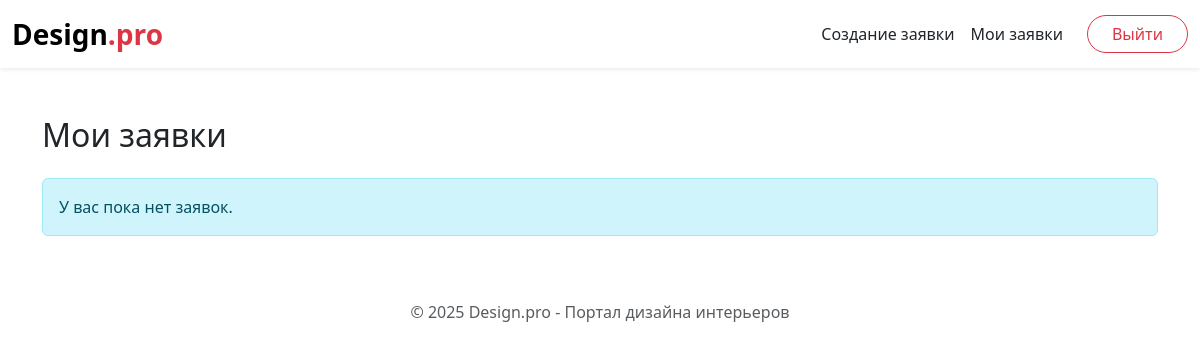
Before: /catalog/user_application/ (signed in) with the older database file.
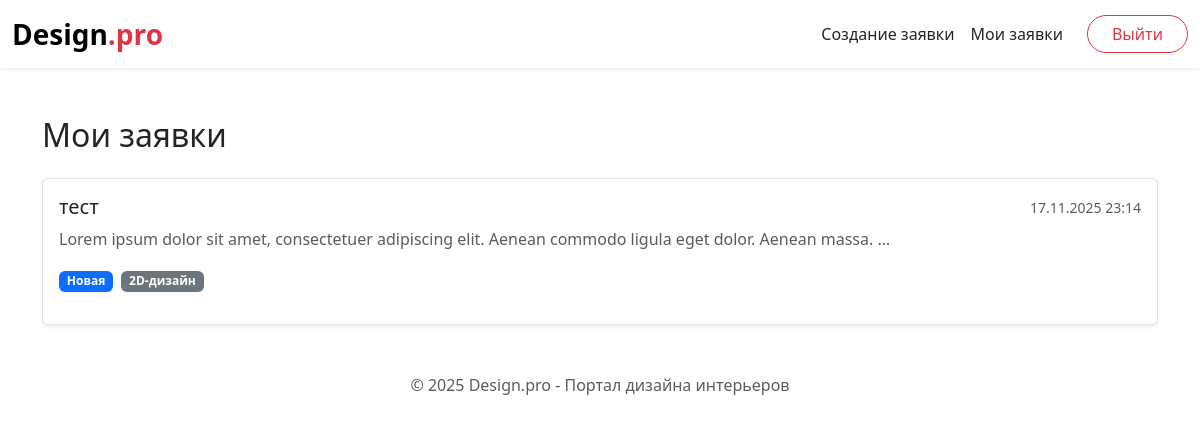
After: the same page with the newer database file.
### catalog/models.py (models this page shows, shortened)
class Application(models.Model):
    STATUS_CHOICES = (
        ('new', 'Новая'),
        ('accepted', 'Принято в работу'),
        ('done', 'Выполнено')
    )
    title = models.CharField(verbose_name='Название')
    description = models.TextField(verbose_name='Описание')
    category = models.ForeignKey('Category', on_delete=models.CASCADE, verbose_name='Категория')
    created_at = models.DateTimeField(auto_now_add=True, verbose_name="Дата создания")
    comment = models.TextField(blank=True, verbose_name="Комментарий")
    img_Application = models.ImageField(upload_to='images/', verbose_name='Изображение', validators=[FileExtensionValidator(allowed_extensions=['jpg', 'jpeg', 'png', 'bmp'])],)
    status = models.CharField(verbose_name='статус', choices = STATUS_CHOICES, default='new',)
    user = models.ForeignKey(CustomerUser, on_delete=models.CASCADE, verbose_name='Пользователь')
    class Meta:
        verbose_name = 'Заявка'
        verbose_name_plural = 'Заявки'
        ordering = ['-created_at']

class Category(models.Model):
    name = models.CharField(max_length=100, verbose_name="Название категории")
    class Meta:
        verbose_name = 'Категория'
        verbose_name_plural = 'Категории'

### catalog/views.py (the view)
# urls.py: path('user_application/', views.user_application, name='user_application')
@login_required
def user_application(request):
    status_filter = request.GET.get('status', '')
    applications = Application.objects.filter(user=request.user)
    if status_filter:
        applications = applications.filter(status = status_filter)
    paginator = Paginator(applications, 4)
    page_number = request.GET.get('page')
    page_obj = paginator.get_page(page_number)
    context = {
        'applications': page_obj,
        'is_paginated': page_obj.has_other_pages(),
        'page_obj': page_obj,
        'status_filter': status_filter,
    }
    return render(request, 'user_application.html', context)

### catalog/templates/user_application.html (shortened to what this page needs)
{% extends "base_generic.html" %}
{% block content %}
    <main class="container py-5">
        <section class="my-applications-section">
            <header class="mb-4">
                <h1 class="h2">Мои заявки</h1>
            </header>
            {% if applications %}
                <div class="row g-4">
                    {% for app in applications %}
                        <div class="col-12">
                            <div class="card shadow-sm border">
                                <div class="card-body">
                                    <div class="d-flex flex-column flex-md-row justify-content-between">
                                        <div class="flex-grow-1">
                                            <h5 class="card-title">{{ app.title }}</h5>
                                            <p class="card-text text-muted">
                                                {{ app.description|truncatewords:15 }}
                                            </p>
                                        </div>
                                        <div class="text-end text-nowrap">
                                            <small class="text-muted">
                                                {{ app.created_at|date:"d.m.Y H:i" }}
                                            </small>
                                        </div>
                                    </div>
                                    <div class="d-flex flex-wrap justify-content-between align-items-center mt-3">
                                        <div>
                                            <p class="badge
                                                {% if app.status == 'new' %}bg-primary
                                                {% elif app.status == 'accepted' %}bg-warning text-dark
                                                {% elif app.status == 'done' %}bg-success
                                                {% endif %}">
                                                {{ app.get_status_display }}
                                            </p>
                                            <p class="badge bg-secondary ms-1">
                                                {{ app.category.name }}
                                            </p>
                                        </div>
                                    </div>
                                </div>
                            </div>
                        </div>
                    {% endfor %}
                </div>
            {% else %}
                <div class="alert alert-info">
                    {% if status_filter %}
                        Нет заявок со статусом "{{ app.get_status_display }}".
                    {% else %}
                        У вас пока нет заявок.
                    {% endif %}
                </div>
            {% endif %}
        </section>
    </main>
{% endblock %}

Changed rows visible on the page:
added Application: title "тест", description "Lorem ipsum dolor sit amet, consectetuer adipiscing elit. Aenean commodo ligula eget dolor. Aenean massa. …", created_at "17.11.2025 23:14", status "Новая", category.name "2D-дизайн"
Other visible differences:
text no longer shown: "У вас пока нет заявок."
